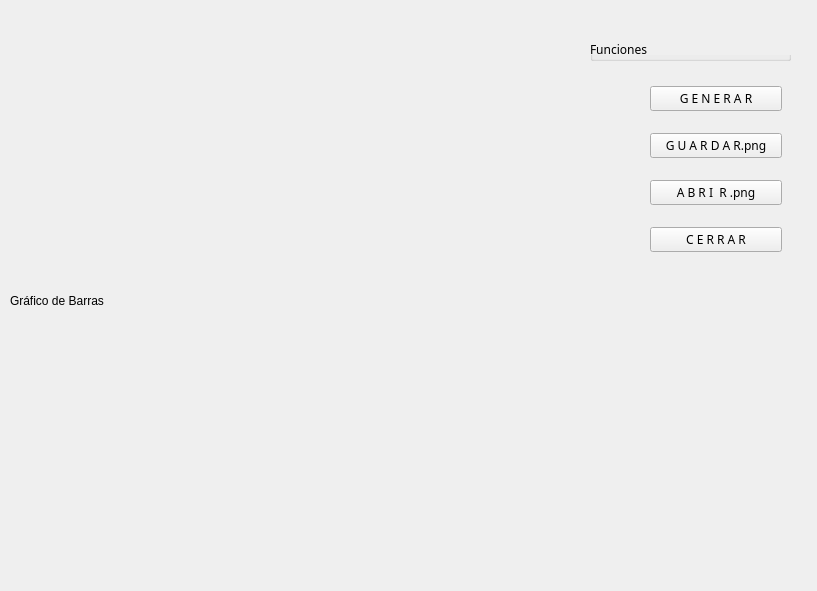
<?xml version="1.0" encoding="UTF-8"?>
<ui version="4.0">
 <class>GraficoDeBarras</class>
 <widget class="QWidget" name="GraficoDeBarras">
  <property name="geometry">
   <rect>
    <x>0</x>
    <y>0</y>
    <width>817</width>
    <height>591</height>
   </rect>
  </property>
  <property name="windowTitle">
   <string>Gráfico de Barras</string>
  </property>
  <property name="windowIcon">
   <iconset resource="Icons.qrc">
    <normaloff>:/icons8-gráfico-de-barras-96.png</normaloff>:/icons8-gráfico-de-barras-96.png</iconset>
  </property>
  <widget class="QLabel" name="Imagen">
   <property name="geometry">
    <rect>
     <x>10</x>
     <y>30</y>
     <width>571</width>
     <height>541</height>
    </rect>
   </property>
   <property name="text">
    <string>Gráfico de Barras</string>
   </property>
  </widget>
  <widget class="QLabel" name="label">
   <property name="geometry">
    <rect>
     <x>600</x>
     <y>70</y>
     <width>41</width>
     <height>41</height>
    </rect>
   </property>
   <property name="text">
    <string/>
   </property>
   <property name="pixmap">
    <pixmap resource="Icons.qrc">:/icons8-gráfico-de-barras-96.png</pixmap>
   </property>
   <property name="scaledContents">
    <bool>true</bool>
   </property>
  </widget>
  <widget class="QLabel" name="label_2">
   <property name="geometry">
    <rect>
     <x>600</x>
     <y>120</y>
     <width>41</width>
     <height>41</height>
    </rect>
   </property>
   <property name="text">
    <string/>
   </property>
   <property name="pixmap">
    <pixmap resource="Icons.qrc">:/icons8-guardar-96.png</pixmap>
   </property>
   <property name="scaledContents">
    <bool>true</bool>
   </property>
  </widget>
  <widget class="QLabel" name="label_3">
   <property name="geometry">
    <rect>
     <x>600</x>
     <y>170</y>
     <width>41</width>
     <height>41</height>
    </rect>
   </property>
   <property name="text">
    <string/>
   </property>
   <property name="pixmap">
    <pixmap resource="Icons.qrc">:/icons8-abrir-carpeta-512.png</pixmap>
   </property>
   <property name="scaledContents">
    <bool>true</bool>
   </property>
  </widget>
  <widget class="QLabel" name="label_4">
   <property name="geometry">
    <rect>
     <x>600</x>
     <y>220</y>
     <width>41</width>
     <height>41</height>
    </rect>
   </property>
   <property name="text">
    <string/>
   </property>
   <property name="pixmap">
    <pixmap resource="Icons.qrc">:/icons8-cerrar-ventana-96.png</pixmap>
   </property>
   <property name="scaledContents">
    <bool>true</bool>
   </property>
  </widget>
  <widget class="QGroupBox" name="groupBox">
   <property name="geometry">
    <rect>
     <x>590</x>
     <y>40</y>
     <width>201</width>
     <height>21</height>
    </rect>
   </property>
   <property name="font">
    <font>
     <family>Minecraftia</family>
    </font>
   </property>
   <property name="title">
    <string>Funciones</string>
   </property>
  </widget>
  <widget class="QWidget" name="">
   <property name="geometry">
    <rect>
     <x>650</x>
     <y>70</y>
     <width>132</width>
     <height>201</height>
    </rect>
   </property>
   <layout class="QVBoxLayout" name="verticalLayout">
    <item>
     <widget class="QPushButton" name="btn_Imagen">
      <property name="font">
       <font>
        <family>Minecraftia</family>
       </font>
      </property>
      <property name="text">
       <string>G E N E R A R</string>
      </property>
     </widget>
    </item>
    <item>
     <widget class="QPushButton" name="btn_Guardar">
      <property name="font">
       <font>
        <family>Minecraftia</family>
       </font>
      </property>
      <property name="text">
       <string>G U A R D A R.png</string>
      </property>
     </widget>
    </item>
    <item>
     <widget class="QPushButton" name="btn_Abrir">
      <property name="font">
       <font>
        <family>Minecraftia</family>
       </font>
      </property>
      <property name="text">
       <string>A B R I  R .png</string>
      </property>
     </widget>
    </item>
    <item>
     <widget class="QPushButton" name="btn_Cerrar">
      <property name="font">
       <font>
        <family>Minecraftia</family>
       </font>
      </property>
      <property name="text">
       <string>C E R R A R</string>
      </property>
     </widget>
    </item>
   </layout>
   <zorder>btn_Imagen</zorder>
   <zorder>btn_Guardar</zorder>
   <zorder>btn_Abrir</zorder>
   <zorder>btn_Cerrar</zorder>
  </widget>
  <zorder>groupBox</zorder>
  <zorder>label_2</zorder>
  <zorder>label_3</zorder>
  <zorder>label_4</zorder>
  <zorder>label</zorder>
  <zorder>Imagen</zorder>
  <zorder>layoutWidget</zorder>
 </widget>
 <resources>
  <include location="Icons.qrc"/>
 </resources>
 <connections/>
</ui>
